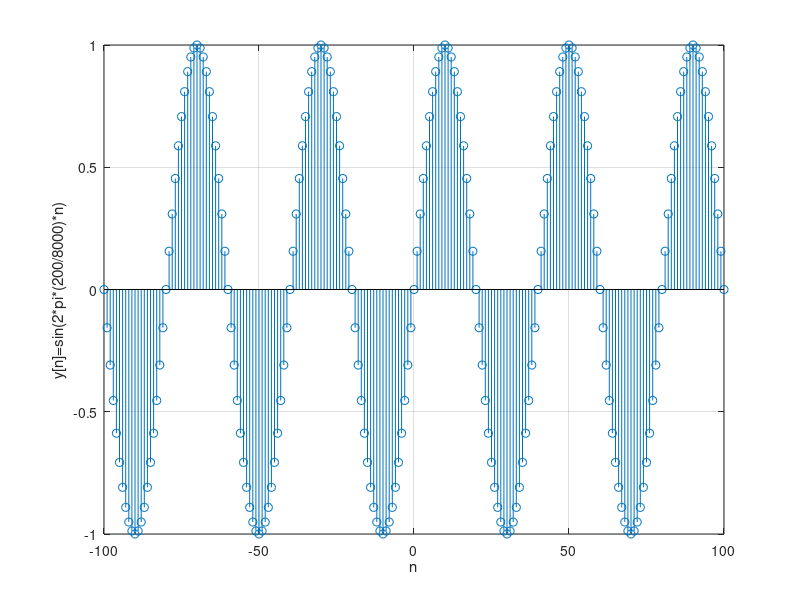

The MATLAB script that drew this image:
clc;
close all;
n=-100:1:100;
x=@(n) sin(2*pi*(200/8000)*n);
stem(n,x(n));
xlabel('n')
ylabel('y[n]=sin(2*pi*(200/8000)*n)')
grid on;